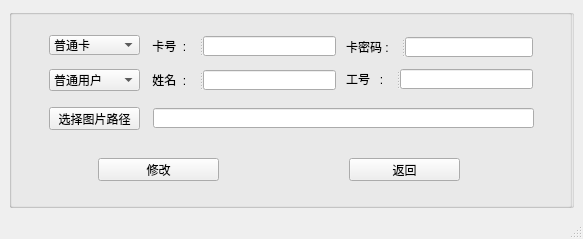
<?xml version="1.0" encoding="UTF-8"?>
<ui version="4.0">
 <class>MainWindow</class>
 <widget class="QMainWindow" name="MainWindow">
  <property name="geometry">
   <rect>
    <x>0</x>
    <y>0</y>
    <width>583</width>
    <height>239</height>
   </rect>
  </property>
  <property name="windowTitle">
   <string>MainWindow</string>
  </property>
  <widget class="QWidget" name="centralwidget">
   <layout class="QGridLayout" name="gridLayout">
    <item row="0" column="0">
     <layout class="QVBoxLayout" name="verticalLayout">
      <item>
       <widget class="QGroupBox" name="groupBox">
        <property name="title">
         <string/>
        </property>
        <widget class="QGroupBox" name="groupBox_4">
         <property name="geometry">
          <rect>
           <x>0</x>
           <y>0</y>
           <width>563</width>
           <height>199</height>
          </rect>
         </property>
         <property name="title">
          <string/>
         </property>
         <widget class="QComboBox" name="m_cbCardType">
          <property name="geometry">
           <rect>
            <x>40</x>
            <y>26</y>
            <width>91</width>
            <height>20</height>
           </rect>
          </property>
          <item>
           <property name="text">
            <string>普通卡</string>
           </property>
          </item>
          <item>
           <property name="text">
            <string>残疾人卡</string>
           </property>
          </item>
          <item>
           <property name="text">
            <string>黑名单卡</string>
           </property>
          </item>
          <item>
           <property name="text">
            <string>巡更卡</string>
           </property>
          </item>
          <item>
           <property name="text">
            <string>胁迫卡</string>
           </property>
          </item>
          <item>
           <property name="text">
            <string>超级卡</string>
           </property>
          </item>
          <item>
           <property name="text">
            <string>来宾卡</string>
           </property>
          </item>
          <item>
           <property name="text">
            <string>解除卡</string>
           </property>
          </item>
          <item>
           <property name="text">
            <string>员工卡</string>
           </property>
          </item>
          <item>
           <property name="text">
            <string>应急卡</string>
           </property>
          </item>
          <item>
           <property name="text">
            <string>应急管理卡</string>
           </property>
          </item>
         </widget>
         <widget class="QComboBox" name="m_cbUserType">
          <property name="geometry">
           <rect>
            <x>40</x>
            <y>60</y>
            <width>91</width>
            <height>22</height>
           </rect>
          </property>
          <item>
           <property name="text">
            <string>普通用户</string>
           </property>
          </item>
          <item>
           <property name="text">
            <string>管理员用户</string>
           </property>
          </item>
         </widget>
         <widget class="QPushButton" name="m_btnAdd">
          <property name="geometry">
           <rect>
            <x>89</x>
            <y>149</y>
            <width>121</width>
            <height>23</height>
           </rect>
          </property>
          <property name="text">
           <string>修改</string>
          </property>
         </widget>
         <widget class="QPushButton" name="m_btnQuit">
          <property name="geometry">
           <rect>
            <x>340</x>
            <y>149</y>
            <width>111</width>
            <height>23</height>
           </rect>
          </property>
          <property name="text">
           <string>返回</string>
          </property>
         </widget>
         <widget class="QSplitter" name="splitter">
          <property name="geometry">
           <rect>
            <x>140</x>
            <y>27</y>
            <width>187</width>
            <height>20</height>
           </rect>
          </property>
          <property name="orientation">
           <enum>Qt::Horizontal</enum>
          </property>
          <widget class="QLabel" name="label_3">
           <property name="text">
            <string> 卡号  : </string>
           </property>
          </widget>
          <widget class="QLineEdit" name="m_editCardNum"/>
         </widget>
         <widget class="QSplitter" name="splitter_2">
          <property name="geometry">
           <rect>
            <x>337</x>
            <y>28</y>
            <width>187</width>
            <height>20</height>
           </rect>
          </property>
          <property name="orientation">
           <enum>Qt::Horizontal</enum>
          </property>
          <widget class="QLabel" name="label_4">
           <property name="text">
            <string>卡密码 : </string>
           </property>
          </widget>
          <widget class="QLineEdit" name="m_editCardPass"/>
         </widget>
         <widget class="QSplitter" name="splitter_3">
          <property name="geometry">
           <rect>
            <x>140</x>
            <y>61</y>
            <width>187</width>
            <height>20</height>
           </rect>
          </property>
          <property name="orientation">
           <enum>Qt::Horizontal</enum>
          </property>
          <widget class="QLabel" name="label_7">
           <property name="text">
            <string> 姓名  : </string>
           </property>
          </widget>
          <widget class="QLineEdit" name="m_editUserName"/>
         </widget>
         <widget class="QSplitter" name="splitter_4">
          <property name="geometry">
           <rect>
            <x>337</x>
            <y>60</y>
            <width>187</width>
            <height>20</height>
           </rect>
          </property>
          <property name="orientation">
           <enum>Qt::Horizontal</enum>
          </property>
          <widget class="QLabel" name="label_8">
           <property name="text">
            <string>工号   : </string>
           </property>
          </widget>
          <widget class="QLineEdit" name="m_editUserNum"/>
         </widget>
         <widget class="QPushButton" name="m_btnPicPath">
          <property name="geometry">
           <rect>
            <x>40</x>
            <y>98</y>
            <width>91</width>
            <height>23</height>
           </rect>
          </property>
          <property name="text">
           <string>选择图片路径</string>
          </property>
         </widget>
         <widget class="QLineEdit" name="m_linePath">
          <property name="geometry">
           <rect>
            <x>144</x>
            <y>99</y>
            <width>381</width>
            <height>20</height>
           </rect>
          </property>
         </widget>
         <zorder>m_linePath</zorder>
         <zorder>splitter_2</zorder>
         <zorder>splitter_3</zorder>
         <zorder>splitter_4</zorder>
         <zorder>splitter</zorder>
         <zorder>m_cbCardType</zorder>
         <zorder>m_cbUserType</zorder>
         <zorder>m_btnAdd</zorder>
         <zorder>m_btnQuit</zorder>
         <zorder>m_btnPicPath</zorder>
        </widget>
       </widget>
      </item>
     </layout>
    </item>
   </layout>
  </widget>
  <widget class="QStatusBar" name="statusbar"/>
 </widget>
 <resources/>
 <connections/>
</ui>
